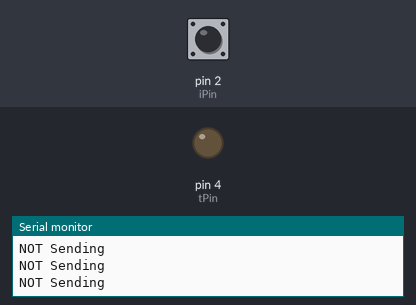
Recording of a sketch running on a simulated Arduino Uno, built with avr-gcc and run on an emulated ATmega328P. Parts: output pins drawn as LEDs (lit = HIGH), the last lines printed to the serial monitor. Dashed ring = blinking. The test bench sets the inputs (shaded band); at power-on: pin 2 (iPin) LOW.

Above: at 1.2 s.
1.3 s: pin 2 (iPin) driven HIGH
At 2.2 s:
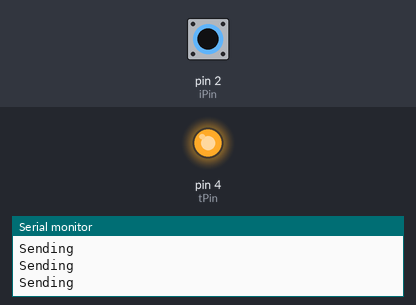
2.8 s: pin 2 (iPin) driven LOW
At 3.3 s:
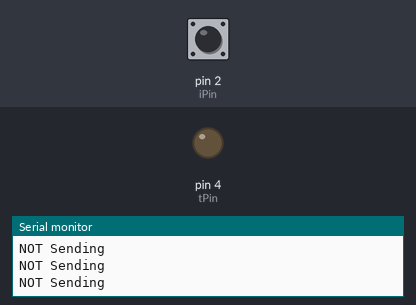
5.8 s: pin 2 (iPin) pulsed HIGH 2 times (0.12 s each, 0.3 s apart)
At 6.16 s:
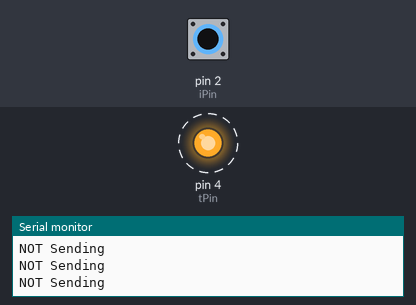
9.4 s: pin 2 (iPin) pulsed HIGH 2 times (0.12 s each, 0.3 s apart)
At 11.2 s:
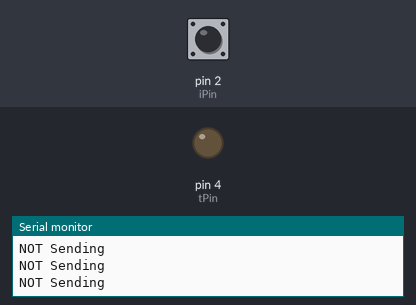
Timing chart, 0 to 12.7 s (numbered marks = the images above; inputs shaded):
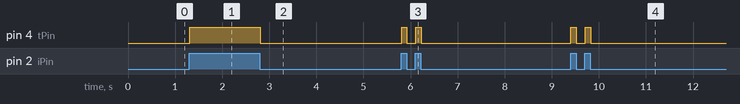

Measured:
- after the input at 1.3 s, pin 4 (tPin): LOW → HIGH at once
- after the input at 2.8 s, pin 4 (tPin): HIGH → LOW at once
- after the input at 5.8 s, pin 4 (tPin): alternates HIGH for 0.11 s and LOW for 0.19 s, 4 changes in all, then stays LOW, starting at once
- after the input at 9.4 s, pin 4 (tPin): alternates HIGH for 0.12 s and LOW for 0.19 s, 4 changes in all, then stays LOW, starting at once

The sketch:

trans.ino
```cpp
int iPin=2;
int tPin=4;
int input=0;

void setup() {
  // put your setup code here, to run once:
  pinMode(iPin,INPUT);
  pinMode(tPin,OUTPUT);
  Serial.begin(9600);
}

void loop() {
  // put your main code here, to run repeatedly:
  input=digitalRead(iPin);
  if(input==1){
    digitalWrite(tPin,HIGH);
    Serial.println("Sending");
  }
  else if (input==0){
    digitalWrite(tPin,LOW);
    Serial.println("NOT Sending");
  }

}
```
